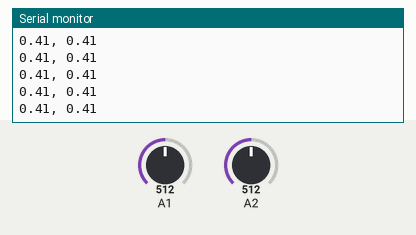
Simulated run of this sketch. Board: Arduino Uno, built with avr-gcc and run on an emulated ATmega328P. Shown: the last lines printed to the serial monitor. Inputs (shaded band) come from the test bench; at power-on: A1 = 512, A2 = 512.

Above: at 1.2 s.
1.3 s: A1 set to 716
At 2.3 s:
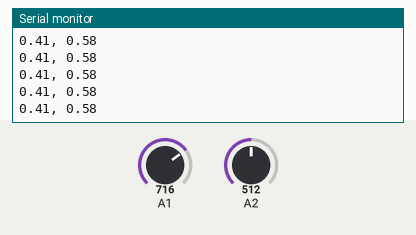
2.8 s: A2 set to 716
At 3.7 s:
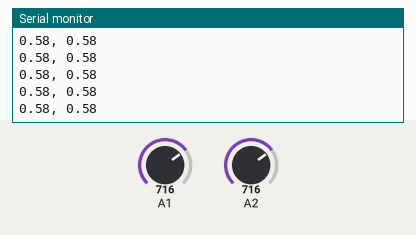
4.3 s: A1 set to 900
At 5.2 s:
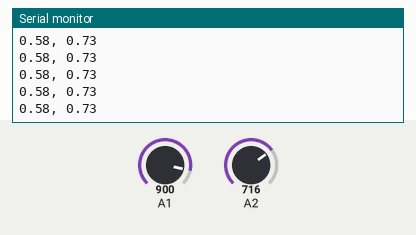
5.8 s: A2 set to 900
At 6.5 s:
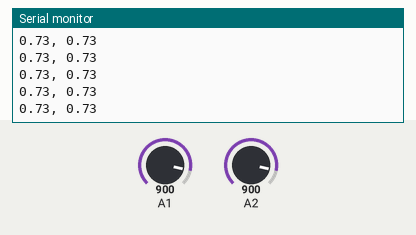
Timing chart, 0 to 8.3 s (numbered marks = the images above; inputs shaded):
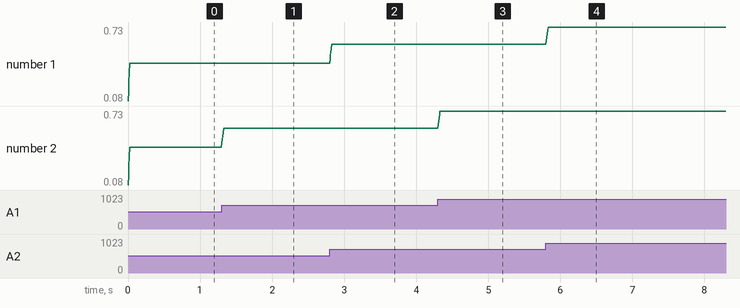

The sketch:

Muestreo.ino
```cpp
// void setup() {
//   Serial.begin(115200);
// }

// void loop() {
//   // Lee el valor analógico en el pin GPIO 2
//   float valorPin2 = analogRead(2);
//   // Convierte el valor a voltaje (suponiendo una referencia de 3.3V)
//   float voltajePin2 = (valorPin2 / 4095.0) * 3.3;

//   // Lee el valor analógico en el pin GPIO 15
//   float valorPin15 = analogRead(15);
//   // Convierte el valor a voltaje (suponiendo una referencia de 3.3V)
//   float voltajePin15 = (valorPin15 / 4095.0) * 3.3;

//   // Muestra los voltajes en el monitor serial
//   Serial.print(voltajePin2);Serial.print(",");Serial.println(voltajePin15);
//  delay(5);

// }

#define TAMANO_VENTANA 5

float bufferPin2[TAMANO_VENTANA];
float bufferPin15[TAMANO_VENTANA];
int indice = 0;

void setup() {
  Serial.begin(115200);
  // Inicializa los buffers
  for(int i = 0; i < TAMANO_VENTANA; i++) {
    bufferPin2[i] = 0.0;
    bufferPin15[i] = 0.0;
  }
}

void loop() {
  // Lee los valores analógicos
  float valorPin2 = analogRead(2);
  float valorPin15 = analogRead(15);

  // Agrega los valores al buffer, sobrescribiendo los más antiguos
  bufferPin2[indice] = valorPin2;
  bufferPin15[indice] = valorPin15;

  // Calcula la media móvil
  float promedioPin2 = 0.0;
  float promedioPin15 = 0.0;
  for(int i = 0; i < TAMANO_VENTANA; i++) {
    promedioPin2 += bufferPin2[i];
    promedioPin15 += bufferPin15[i];
  }
  promedioPin2 /= TAMANO_VENTANA;
  promedioPin15 /= TAMANO_VENTANA;

  // Convierte el promedio a voltaje
  float voltajePin2 = (promedioPin2 / 4095.0) * 3.3;
  float voltajePin15 = (promedioPin15 / 4095.0) * 3.3;

  // Muestra los voltajes en el monitor serial
  Serial.print(voltajePin2); Serial.print(", "); Serial.println(voltajePin15);

  // Actualiza el índice para la próxima lectura
  indice = (indice + 1) % TAMANO_VENTANA;

  delay(5);
}
```

Measured:
- after the input at 1.3 s, the serial monitor: prints a new line at once (image 1)
- after the input at 2.8 s, the serial monitor: prints a new line at once (image 2)
- after the input at 4.3 s, the serial monitor: prints a new line at once (image 3)
- after the input at 5.8 s, the serial monitor: prints a new line at once (image 4)
- plotted number 2: 0.41 → 0.58 after the input at 1.3 s, 0.58 → 0.73 after the input at 4.3 s
